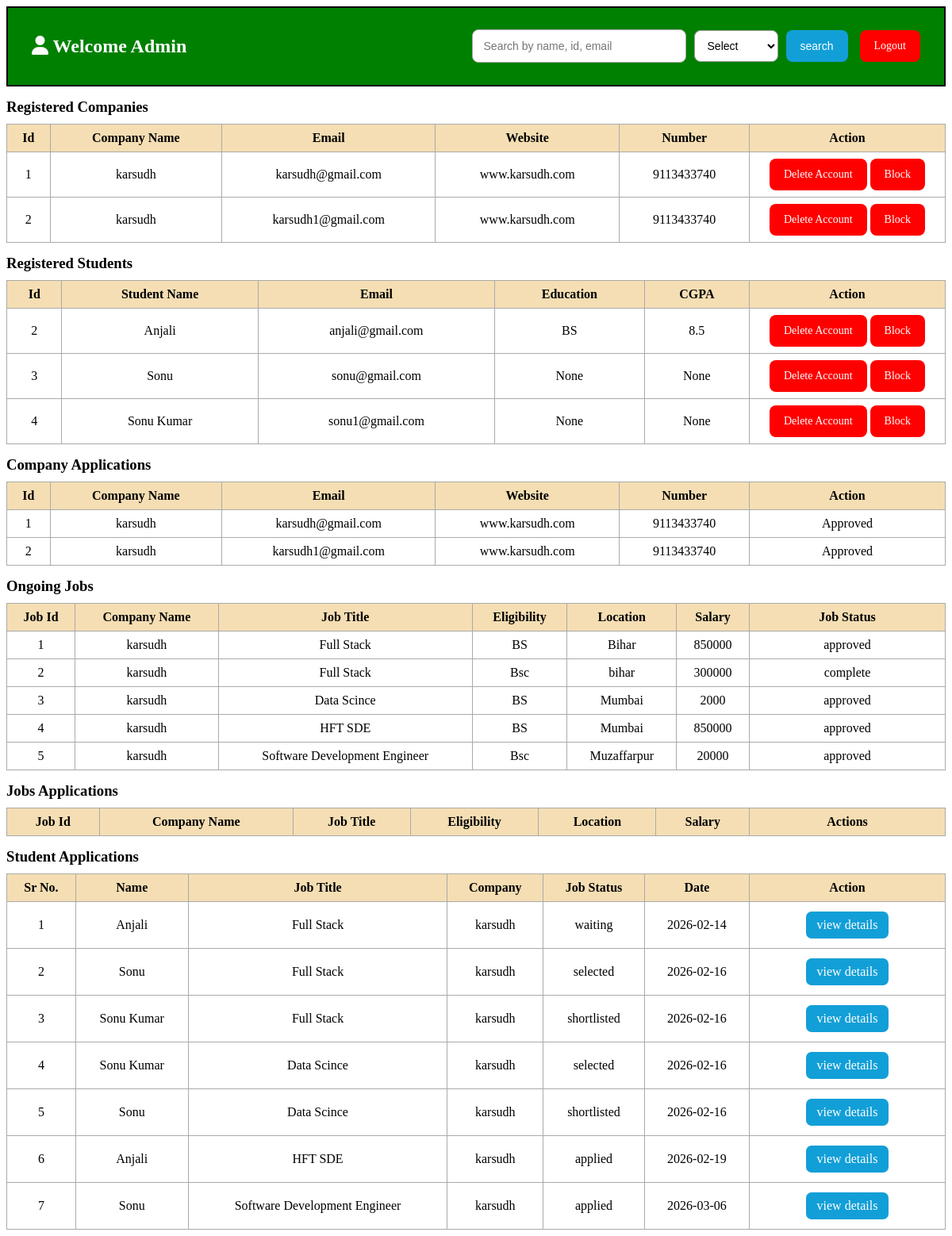
Before: /admin_dash with the older database file.
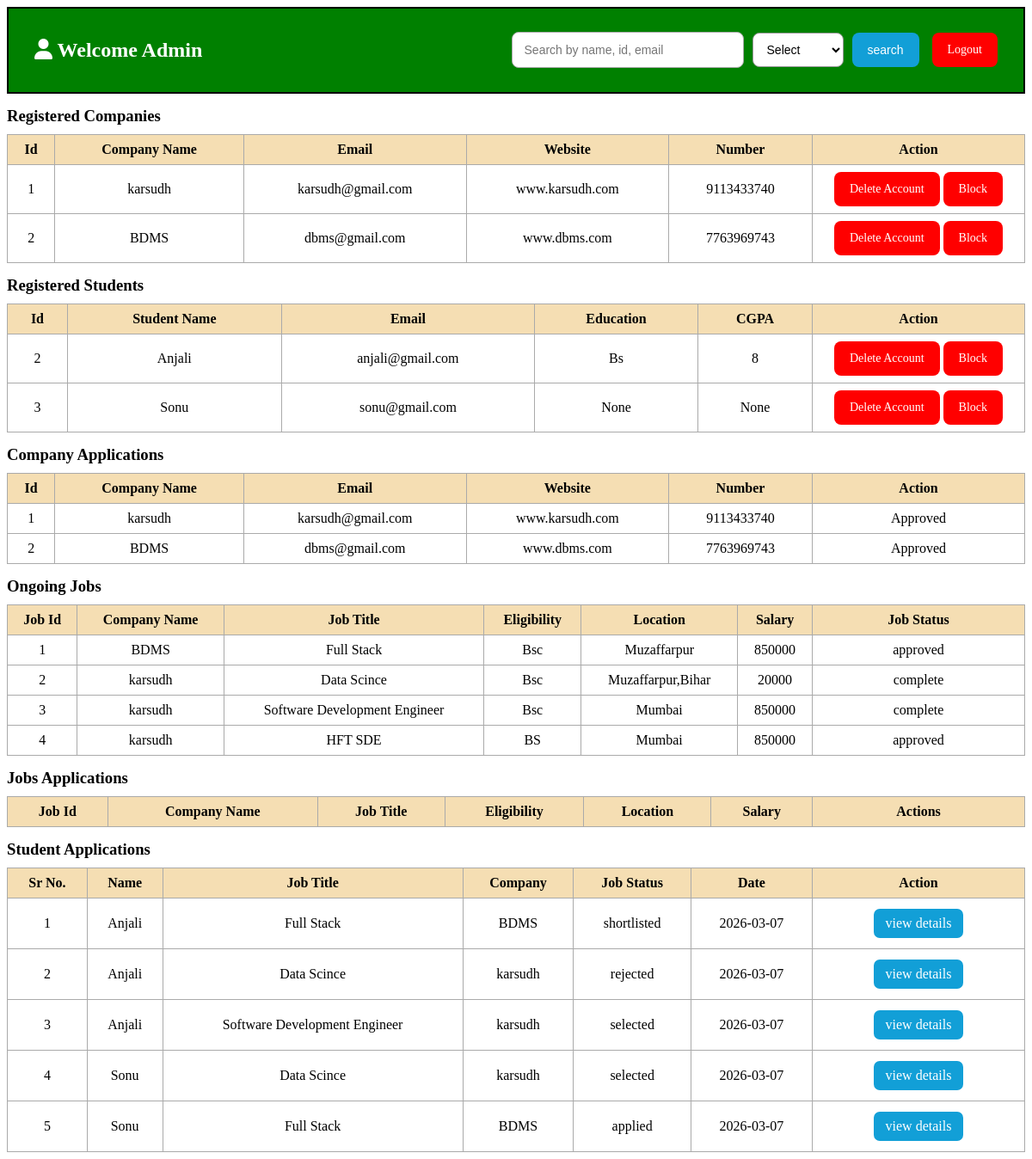
After: the same page with the newer database file.
### application/models.py (models this page shows)
class Company(db.Model):
    __tablename__ = "company"
    id = db.Column(db.Integer, primary_key=True)
    name = db.Column(db.String(50), nullable=False)
    email = db.Column(db.String(50), unique=True, nullable=False)
    password = db.Column(db.String(50), nullable=False)
    company_no = db.Column(db.Integer,nullable=False)
    website = db.Column(db.String(100),nullable=False)
    approval_status = db.Column(db.String(20), default="pending", nullable=False)
    status = db.Column(db.String(20), default="active", nullable=False)
    jobs = db.relationship("Jobs", backref="company",cascade="all, delete")

class User(db.Model):
    __tablename__ = "user"
    id = db.Column(db.Integer, primary_key=True)
    full_name = db.Column(db.String(30), nullable=False)
    email = db.Column(db.String(50), unique=True, nullable=False)
    password = db.Column(db.String(50), nullable=False)
    education = db.Column(db.String(50))
    cgpa = db.Column(db.String(50))
    address = db.Column(db.String(50))
    linkdin = db.Column(db.String(100))
    github = db.Column(db.String(100))
    hobby = db.Column(db.String(100))
    type = db.Column(db.String(20), default="student", nullable=False)
    status = db.Column(db.String(20), default="active", nullable=False)
    applications = db.relationship("Application",backref="user",cascade="all, delete")

class Jobs(db.Model):
    __tablename__ = "jobs"
    id = db.Column(db.Integer, primary_key=True)
    company_id = db.Column(db.Integer, db.ForeignKey("company.id"), nullable=False)
    job_title = db.Column(db.String(50), nullable=False)
    job_description = db.Column(db.String(200) ,nullable=False)
    eligibility = db.Column(db.String(100) ,nullable=False)
    salary = db.Column(db.Integer ,nullable=False)
    location = db.Column(db.String(100),nullable=False)
    job_deadline = db.Column(db.Date)
    job_status = db.Column(db.String(20), default="pending", nullable=False)
    applications = db.relationship("Application", backref="jobs",cascade="all, delete")

class Application(db.Model):
    __tablename__ = "application"
    id = db.Column(db.Integer, primary_key=True)
    student_id = db.Column(db.Integer,db.ForeignKey("user.id", ondelete="CASCADE"),nullable=False)
    job_id = db.Column(db.Integer,db.ForeignKey("jobs.id", ondelete="CASCADE"),nullable=False)
    status = db.Column(db.String(20), default="applied", nullable=False)
    applied_date = db.Column(db.Date, default=date.today)

### application/controllers.py (the view)
@app.route("/admin_dash",methods=["GET","POST"])
def admin_dash():
    this_user=User.query.filter_by(type="admin").first()
    approve_company = Company.query.filter((Company.approval_status == "approved") | (Company.approval_status == "blocked")).all()
    reg_student=User.query.filter_by(type="student").all()
    req_company=Company.query.filter((Company.approval_status == "pending") | (Company.approval_status == "approved") |(Company.approval_status == "rejected")).all()
    req_jobs=Jobs.query.filter_by(job_status="pending").all()
    ongoing_jobs=Jobs.query.all()
    std_application = Application.query.all()
    return render_template("admin_dash.html",this_user=this_user,approve_company=approve_company,
                           reg_student=reg_student,req_company=req_company,req_jobs=req_jobs,
                           std_application=std_application,ongoing_jobs=ongoing_jobs)

### templates/admin_dash.html (shortened to what the changed rows need)
<!DOCTYPE html>
<html lang="en">
<head>
    <link rel="stylesheet" href="https://cdnjs.cloudflare.com/ajax/libs/font-awesome/6.5.0/css/all.min.css">
    <link rel="stylesheet" href="/static/admin.css">
</head>
<body>
    <div class="top-bar">
    <h2> <i class="fa-solid fa-user"></i> Welcome {{ this_user.full_name }}</h2>
    </div>
    <table>
        <tr>
            <th>Id</th>
            <th>Company Name</th>
            <th> Email </th>
            <th> Website </th>
            <th> Number </th>
            <th>Action</th>
        </tr>
        {% for i in approve_company %}
        <tr>
            <td>{{ i.id }}</td>
            <td>{{ i.name}}</td>
            <td>{{ i.email}}</td>
            <td>{{ i.website}}</td>
            <td>{{ i.company_no}}</td>
            <td>
                <a href="/delete_comp/{{i.id}}" class="btn btn-red">Delete Account</a>
            {% if i.approval_status=="approved" %}
            <a href="/block/{{i.id}}" class="btn btn-red">Block</a>
            {% elif i.approval_status=="blocked" %}
            <a href="/unblock/{{i.id}}" class="btn btn-green">Unblock</a>
            {% endif %}
            </td>
        </tr>
        {% endfor %}
    </table>
    <table>
        <tr>
            <th>Id</th>
            <th>Student Name</th>
            <th> Email</th>
            <th> Education </th>
            <th> CGPA</th>
            <th>Action</th>
        </tr>
        {% for i in reg_student %}
        <tr>
            <td>{{ i.id }}</td>
            <td>{{ i.full_name }}</td>
            <td>{{ i.email }}</td>
            <td>{{ i.education }}</td>
            <td>{{ i.cgpa }}</td>
            <td>
                <a href="/delete_std/{{i.id}}" class="btn btn-red">Delete Account</a>
            {% if i.status=="active" %}
            <a href="/std_block/{{i.id}}" class="btn btn-red">Block</a>
            {% elif i.status=="blocked" %}
            <a href="/std_unblock/{{i.id}}" class="btn btn-green">Unblock</a>
            {% endif %}
            </td>
        </tr>
        {% endfor %}
    </table>
    <table>
        <tr>
            <th>Id</th>
            <th>Company Name</th>
            <th> Email </th>
            <th> Website </th>
            <th> Number </th>
            <th>Action</th>
        </tr>
        {% for i in req_company %}
        <tr>
            <td>{{ i.id }}</td>
            <td>{{ i.name }}</td>
            <td>{{ i.email }}</td>
            <td>{{ i.website }}</td>
            <td>{{ i.company_no }}</td>
            <td>
            {% if i.approval_status=="pending" %}
                <a href="/approve/{{i.id}}" class="btn btn-green">Approve</a>
                <a href="/reject/{{i.id}}" class="btn btn-red">Reject</a>
            {% elif i.approval_status=="rejected" %}
                Rejected
            {% else %}
                Approved
            {% endif %}
            </td>
        </tr>
        {% endfor %}
    </table>
    <table>
        <tr>
            <th>Job Id </th>
            <th>Company Name</th>
            <th> Job Title </th>
            <th> Eligibility </th>
            <th> Location </th>
            <th> Salary </th>
            <th> Job Status </th>
        </tr>
        {%  for i in ongoing_jobs %}
        <tr>
            <td>{{ i.id }}</td>
            <td>{{ i.company.name }}</td>
            <td>{{ i.job_title }}</td>
            <td>{{ i.eligibility }}</td>
            <td>{{ i.location }}</td>
            <td>{{ i.salary}}</td>
            <td>{{ i.job_status}}</td>
        </tr>
        {% endfor %}
    </table>
    <table>
        <tr>
            <th>Job Id </th>
            <th>Company Name</th>
            <th> Job Title </th>
            <th> Eligibility </th>
            <th> Location </th>
            <th> Salary </th>
            <th> Actions </th>
        </tr>
    </table>
    <table>
        <tr>
            <th>Sr No.</th>
            <th>Name</th>
            <th>Job Title</th>
            <th>Company</th>
            <th>Job Status</th>
            <th>Date</th>
            <th>Action</th>
        </tr>
        {%  for i in std_application %}
        <tr>
            <td>{{ loop.index }}</td>
            <td>{{ i.user.full_name }}</td>
            <td>{{ i.jobs.job_title }}</td>
            <td>{{ i.jobs.company.name }}</td>
            <td>{{ i.status }}</td>
            <td>{{ i.applied_date }}</td>
            <td><a href="/view_std_app/{{i.user.id}}/{{i.jobs.id}}" class="btn btn-blue">view details</a></td>
        </tr>
        {% endfor %}
    </table>
</body>
</html>

Changed rows visible on the page:
removed User: id "4", full_name "Sonu Kumar", email "sonu1@gmail.com", education "None", cgpa "None"
removed Jobs: id "5", company.name "karsudh", job_title "Software Development Engineer", eligibility "Bsc", location "Muzaffarpur", salary "20000", job_status "approved"
removed Application: user.full_name "Anjali", jobs.job_title "HFT SDE", jobs.company.name "karsudh", status "applied", applied_date "2026-02-19"
removed Application: user.full_name "Sonu", jobs.job_title "Software Development Engineer", jobs.company.name "karsudh", status "applied", applied_date "2026-03-06"
changed Company id 2: name "karsudh" → "BDMS"; email "karsudh1@gmail.com" → "dbms@gmail.com"; website "www.karsudh.com" → "www.dbms.com"; company_no "9113433740" → "7763969743"
changed User "Anjali": education "BS" → "Bs"; cgpa "8.5" → "8"
changed Jobs "Full Stack": company.name "karsudh" → "BDMS"; eligibility "BS" → "Bsc"; location "Bihar" → "Muzaffarpur"
changed Jobs id 2: job_title "Full Stack" → "Data Scince"; location "bihar" → "Muzaffarpur,Bihar"; salary "300000" → "20000"
changed Jobs id 3: job_title "Data Scince" → "Software Development Engineer"; eligibility "BS" → "Bsc"; salary "2000" → "850000"; job_status "approved" → "complete"
changed Application: jobs.company.name "karsudh" → "BDMS"; status "waiting" → "shortlisted"; applied_date "2026-02-14" → "2026-03-07"
changed Application: user.full_name "Sonu" → "Anjali"; jobs.job_title "Full Stack" → "Data Scince"; status "selected" → "rejected"; applied_date "2026-02-16" → "2026-03-07"
changed Application: user.full_name "Sonu Kumar" → "Anjali"; jobs.job_title "Full Stack" → "Software Development Engineer"; status "shortlisted" → "selected"; applied_date "2026-02-16" → "2026-03-07"
changed Application (number 4 of 5 on the later page): user.full_name "Sonu Kumar" → "Sonu"; applied_date "2026-02-16" → "2026-03-07"
changed Application: jobs.job_title "Data Scince" → "Full Stack"; jobs.company.name "karsudh" → "BDMS"; status "shortlisted" → "applied"; applied_date "2026-02-16" → "2026-03-07"
